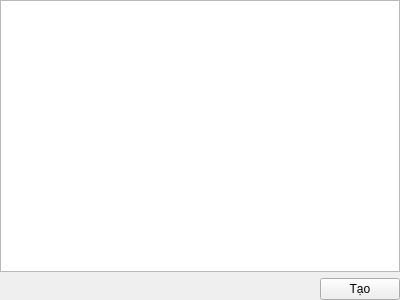
<?xml version="1.0" encoding="UTF-8"?>
<ui version="4.0">
 <class>HomeWidget</class>
 <widget class="QWidget" name="HomeWidget">
  <property name="geometry">
   <rect>
    <x>0</x>
    <y>0</y>
    <width>400</width>
    <height>300</height>
   </rect>
  </property>
  <property name="windowTitle">
   <string>HomeWidget</string>
  </property>
  <layout class="QGridLayout" name="gridLayout">
   <property name="leftMargin">
    <number>0</number>
   </property>
   <property name="topMargin">
    <number>0</number>
   </property>
   <property name="rightMargin">
    <number>0</number>
   </property>
   <property name="bottomMargin">
    <number>0</number>
   </property>
   <item row="0" column="0" colspan="2">
    <widget class="QTableWidget" name="tableWidget">
     <property name="selectionBehavior">
      <enum>QAbstractItemView::SelectRows</enum>
     </property>
    </widget>
   </item>
   <item row="1" column="0">
    <spacer name="horizontalSpacer">
     <property name="orientation">
      <enum>Qt::Horizontal</enum>
     </property>
     <property name="sizeHint" stdset="0">
      <size>
       <width>297</width>
       <height>20</height>
      </size>
     </property>
    </spacer>
   </item>
   <item row="1" column="1">
    <widget class="QPushButton" name="generateBtn">
     <property name="text">
      <string>Tạo</string>
     </property>
     <property name="icon">
      <iconset resource="TeachingAssistant.qrc">
       <normaloff>:/Resources/setting.svg</normaloff>:/Resources/setting.svg</iconset>
     </property>
    </widget>
   </item>
  </layout>
 </widget>
 <layoutdefault spacing="6" margin="11"/>
 <resources>
  <include location="TeachingAssistant.qrc"/>
 </resources>
 <connections/>
</ui>
